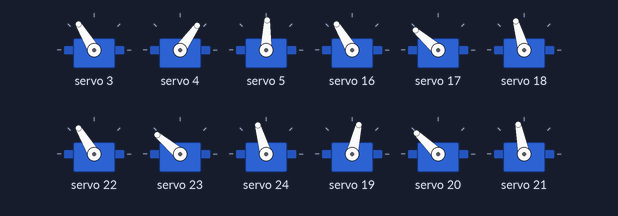
Recording of a sketch running on a simulated Arduino Uno, built with avr-gcc and run on an emulated ATmega328P. Parts: 12 × servo. What the sketch prints to the serial monitor is not drawn.

Above: at 2.1 s.
Timing chart, 0 to 34.2 s (numbered marks = the images above):
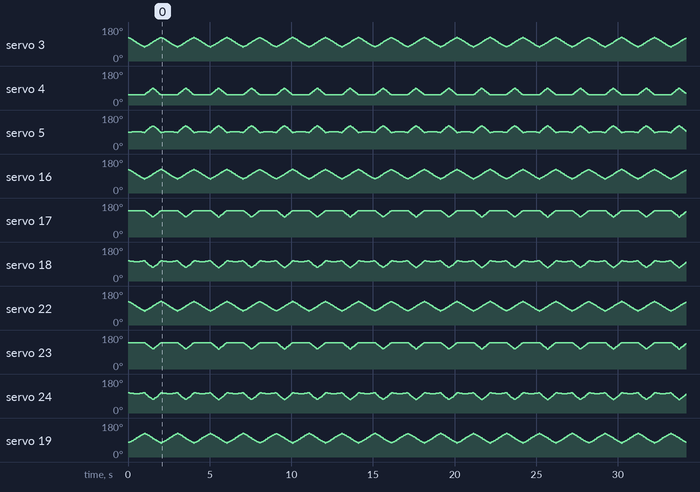

Measured:
- by itself, servo 18: 106° → 105° at 0.12 s, → 104° 0.12 s later, → 103° 0.12 s later, → 104° 0.36 s later, … (565 changes in this stretch)
- by itself, servo 24: 106° → 105° at 0.12 s, → 104° 0.12 s later, → 103° 0.12 s later, → 104° 0.36 s later, … (557 changes in this stretch)

The sketch:

jp_arduinomega_code_which_runs.ino
```cpp
#include <math.h>
#include "HCPCA9685.h"

#define  I2CAdd 0x40
#define  I2CAddB 0x41
#define root3 1.7320508
#define side_dis 0.2
#define angular_dis 0.17
#define z_dis 0.2
HCPCA9685 HCPCA9685(I2CAddB),HCPCA9685B(I2CAdd);
// Servo s1,s2,s3;
// r is also used somewhere else

int dt=1;

// int s1pin=8;
// int s2pin=9;
// int s3pin=10;
float a=4.5;
float b=3;

int m1,m2,m3;

float x,y,z,r;
float X=0.001;
  float Y,Z;
  float XX=-8.401;
  float YY,ZZ;
  float p=4.2;
  float q=10;
  float P=8.401;
  float Q,R=-7.5;
  float PP=0.001;
  float QQ,RR=-7.5;
int theta,phai,beta,alpha,gamma,GAMMA;
float forcos;

float pi=3.14159265;

// int s1angle;
// int s2angle;
// int s3angle;

float l1=7.7;
float l2=11.1;

//functions
float raddtodeg(float th){
  float ans;
  ans=th*180/pi;
  return ans;
}
float degtoradd(float angle){
  float deg;
  deg=angle*pi;
  deg=deg/180;
  return deg;
}


float rlength(float x,float y, float z){
  float r;
  r=pow((x*x+y*y+z*z),0.5);
  return r;
}


int s1angle(float x,float y){
  float theta;
  int thetha;
  theta=atan(y/x);
  thetha=raddtodeg(theta);
  if (theta<0){

  thetha=180+thetha;
  }

  return thetha;
}


int s2angle(float l1,float l2,float z,float r){
  int phai,alpha;
  alpha=raddtodeg(acos((l1*l1+r*r-l2*l2)/(2*l1*r)));
  phai=raddtodeg(acos(z/r));
  return phai-alpha;
}


int s3angle(float l1,float l2,float r){
  int beta;
  beta=raddtodeg(acos((l1*l1+l2*l2-r*r)/(2*l1*l2)));
  return beta;
}
//functions end


//main function
void jp(float x,float y,float z){
  theta=s1angle(x,y);
  forcos=degtoradd(theta);
  r=rlength(x-b*cos(forcos),y-b*sin(forcos),z-a);
  gamma=s2angle(l1,l2,z-a,r);
  beta=s3angle(l1,l2,r);
  // Serial.print(theta);
  // Serial.print(" ");
  // Serial.print(30+gamma);
  // Serial.print(" ");
  // Serial.println(beta);

  GAMMA=30+gamma;
  m1=map(theta,0,180,10,430);

  m2=map(GAMMA,0,180,10,430);
  m3=map(beta,0,180,10,430);

  // Serial.print(m1);
  // Serial.print(" ");
  // Serial.print(m2);
  // Serial.print(" ");
  // Serial.println(m3);

  HCPCA9685B.Servo(3,m1);
  HCPCA9685B.Servo(4,430-m2);
  HCPCA9685B.Servo(5,430-m3);

}

void jp2(float x,float y,float z){
  theta=s1angle(x,y);
  forcos=degtoradd(theta);
  r=rlength(x-b*cos(forcos),y-b*sin(forcos),z-a);
  gamma=s2angle(l1,l2,z-a,r);
  beta=s3angle(l1,l2,r);
  // Serial.print(theta);
  // Serial.print(" ");
  // Serial.print(30+gamma);
  // Serial.print(" ");
  // Serial.println(beta);

  GAMMA=30+gamma;
  m1=map(theta,0,180,10,430);

  m2=map(GAMMA,0,180,10,430);
  m3=map(beta,0,180,10,430);

  // Serial.print(m1);
  // Serial.print(" ");
  // Serial.print(m2);
  // Serial.print(" ");
  // Serial.println(m3);


  HCPCA9685.Servo(0, m1);
  HCPCA9685.Servo(1, m2);
  HCPCA9685.Servo(2, m3);


}
void jp3(float x,float y,float z){
  theta=s1angle(x,y);
  forcos=degtoradd(theta);
  r=rlength(x-b*cos(forcos),y-b*sin(forcos),z-a);
  gamma=s2angle(l1,l2,z-a,r);
  beta=s3angle(l1,l2,r);
  // Serial.print(theta);
  // Serial.print(" ");
  // Serial.print(30+gamma);
  // Serial.print(" ");
  // Serial.println(beta);

  GAMMA=30+gamma;
  m1=map(theta,0,180,10,430);

  m2=map(GAMMA,0,180,10,430);
  m3=map(beta,0,180,10,430);

  // Serial.print(m1);
  // Serial.print(" ");
  // Serial.print(m2);
  // Serial.print(" ");
  // Serial.println(m3);


  HCPCA9685.Servo(6, m1);
  HCPCA9685.Servo(7, m2);
  HCPCA9685.Servo(8, m3);
  // HCPCA9685.Servo(3, m1);
  // HCPCA9685.Servo(4, m2);
  // HCPCA9685.Servo(5, m3);
  // HCPCA9685.Servo(6, m1);
  // HCPCA9685.Servo(7, m2);
  // HCPCA9685.Servo(8, m3);


  // HCPCA9685B.Servo(0,430-m1);
  // HCPCA9685B.Servo(1,430-m2);
  // HCPCA9685B.Servo(2,430-m3);
  // HCPCA9685B.Servo(3,430-m1);
  // HCPCA9685B.Servo(4,430-m2);
  // HCPCA9685B.Servo(5,430-m3);
  // HCPCA9685B.Servo(6,430-m1);
  // HCPCA9685B.Servo(7,430-m2);
  // HCPCA9685B.Servo(8,430-m3);
}

void jp4(float x,float y,float z){
  theta=s1angle(x,y);
  forcos=degtoradd(theta);
  r=rlength(x-b*cos(forcos),y-b*sin(forcos),z-a);
  gamma=s2angle(l1,l2,z-a,r);
  beta=s3angle(l1,l2,r);
  // Serial.print(theta);
  // Serial.print(" ");
  // Serial.print(30+gamma);
  // Serial.print(" ");
  // Serial.println(beta);

  GAMMA=30+gamma;
  m1=map(theta,0,180,10,430);

  m2=map(GAMMA,0,180,10,430);
  m3=map(beta,0,180,10,430);

  // Serial.print(m1);
  // Serial.print(" ");
  // Serial.print(m2);
  // Serial.print(" ");
  // Serial.println(m3);


  // HCPCA9685.Servo(0, m1);
  // HCPCA9685.Servo(1, m2);
  // HCPCA9685.Servo(2, m3);
  HCPCA9685.Servo(3, m1);
  HCPCA9685.Servo(4, m2);
  HCPCA9685.Servo(5, m3);
  // HCPCA9685.Servo(6, m1);
  // HCPCA9685.Servo(7, m2);
  // HCPCA9685.Servo(8, m3);


  // HCPCA9685B.Servo(0,430-m1);
  // HCPCA9685B.Servo(1,430-m2);
  // HCPCA9685B.Servo(2,430-m3);
  // HCPCA9685B.Servo(3,430-m1);
  // HCPCA9685B.Servo(4,430-m2);
  // HCPCA9685B.Servo(5,430-m3);
  // HCPCA9685B.Servo(6,430-m1);
  // HCPCA9685B.Servo(7,430-m2);
  // HCPCA9685B.Servo(8,430-m3);
}

void jp5(float x,float y,float z){
  theta=s1angle(x,y);
  forcos=degtoradd(theta);
  r=rlength(x-b*cos(forcos),y-b*sin(forcos),z-a);
  gamma=s2angle(l1,l2,z-a,r);
  beta=s3angle(l1,l2,r);
  // Serial.print(theta);
  // Serial.print(" ");
  // Serial.print(30+gamma);
  // Serial.print(" ");
  // Serial.println(beta);

  GAMMA=30+gamma;
  m1=map(theta,0,180,10,430);

  m2=map(GAMMA,0,180,10,430);
  m3=map(beta,0,180,10,430);

  // Serial.print(m1);
  // Serial.print(" ");
  // Serial.print(m2);
  // Serial.print(" ");
  // Serial.println(m3);


  // HCPCA9685.Servo(0, m1);
  // HCPCA9685.Servo(1, m2);
  // HCPCA9685.Servo(2, m3);
  // HCPCA9685.Servo(3, m1);
  // HCPCA9685.Servo(4, m2);
  // HCPCA9685.Servo(5, m3);
  // HCPCA9685.Servo(6, m1);
  // HCPCA9685.Servo(7, m2);
  // HCPCA9685.Servo(8, m3);


  // HCPCA9685B.Servo(0,430-m1);
  // HCPCA9685B.Servo(1,430-m2);
  // HCPCA9685B.Servo(2,430-m3);
  // HCPCA9685B.Servo(3,430-m1);
  // HCPCA9685B.Servo(4,430-m2);
  // HCPCA9685B.Servo(5,430-m3);
  HCPCA9685B.Servo(6,m1);
  HCPCA9685B.Servo(7,430-m2);
  HCPCA9685B.Servo(8,430-m3);
}

void jp6(float x,float y,float z){
  theta=s1angle(x,y);
  forcos=degtoradd(theta);
  r=rlength(x-b*cos(forcos),y-b*sin(forcos),z-a);
  gamma=s2angle(l1,l2,z-a,r);
  beta=s3angle(l1,l2,r);
  // Serial.print(theta);
  // Serial.print(" ");
  // Serial.print(30+gamma);
  // Serial.print(" ");
  // Serial.println(beta);

  GAMMA=30+gamma;
  m1=map(theta,0,180,10,430);

  m2=map(GAMMA,0,180,10,430);
  m3=map(beta,0,180,10,430);

  // Serial.print(m1);
  // Serial.print(" ");
  // Serial.print(m2);
  // Serial.print(" ");
  // Serial.println(m3);


  // HCPCA9685.Servo(0, m1);
  // HCPCA9685.Servo(1, m2);
  // HCPCA9685.Servo(2, m3);
  // HCPCA9685.Servo(3, m1);
  // HCPCA9685.Servo(4, m2);
  // HCPCA9685.Servo(5, m3);
  // HCPCA9685.Servo(6, m1);
  // HCPCA9685.Servo(7, m2);
  // HCPCA9685.Servo(8, m3);


  HCPCA9685B.Servo(0,m1);
  HCPCA9685B.Servo(1,430-m2);
  HCPCA9685B.Servo(2,430-m3);
  // HCPCA9685B.Servo(3,430-m1);
  // HCPCA9685B.Servo(4,430-m2);
  // HCPCA9685B.Servo(5,430-m3);
  // HCPCA9685B.Servo(6,430-m1);
  // HCPCA9685B.Servo(7,430-m2);
  // HCPCA9685B.Servo(8,430-m3);
}


void setup(){

  Serial.begin(9600);

  HCPCA9685.Init(SERVO_MODE);
  HCPCA9685.Sleep(false);
  HCPCA9685B.Init(SERVO_MODE);
  HCPCA9685B.Sleep(false);

  x=-4.2;
  y=10;
  z=-7.5;


  // jp(x,y,z);
  // delay(20);


}
void loop(){

  float r=-7.5;
  //Left and Right legs
 for (float i=1;i<=42;i=i+1){
  x=x+side_dis;

  jp(x,y,z);

  X=X+angular_dis;
  Y=root3*X;
  Z=-7.5;
  jp2(x,y,z);


  XX=XX+angular_dis;
  YY=-root3*(XX);
  ZZ=-7.5;
  jp3(x,y,z);
  //Code for second set of wheels


  p=p-side_dis;
  if (i<=21){
    r=r+z_dis;
  }
  else{
    r=r-z_dis;
  }
  jp4(p,q,r);

  P=P-angular_dis;
  Q=root3*P;
  if (i<=21){
    R=R+z_dis;
  }
  else{
    R=R-z_dis;
  }
  jp5(p,q,r);


  PP=PP-angular_dis;
  QQ=-root3*(PP);
  if (i<=21){
    RR=RR+z_dis;
  }
  else{
    RR=RR-z_dis;
  }
  jp6(p,q,r);
  // delay(dt);
}

Serial.println("loop 2");
for (float i=1;i<=42;i=i+1){
  x=x-side_dis;
  if (i<=21){
    z=z+z_dis;
  }
  else{
    z=z-z_dis;
  }
  jp(x,y,z);
  X=X-angular_dis;
  Y=root3*X;
  if (i<=21){
    Z=Z+z_dis;
  }
  else{
    Z=Z-z_dis;
  }


  jp2(x,y,z);
  XX=XX-angular_dis;
  YY=-root3*(XX);
  if (i<=21){
    ZZ=ZZ+z_dis;
  }
  else{
    ZZ=ZZ-z_dis;
  }
  jp3(x,y,z);


  //CODE FOR SECOND SET OF LEGS
  p=p+side_dis;

  jp4(p,q,r);

  P=P+angular_dis;
  Q=root3*P;
  R=-7.5;
  jp5(p,q,r);


  PP=PP+angular_dis;
  QQ=-root3*PP;
  RR=-7.5;
  jp6(p,q,r);


  //delay(dt);
}
//Back Left and Right Legs


// for (float i=1;i<=12;i++){
//   X=X+0.4;
//   Y=root3*(X+5);
//   Z=-10;
//   Serial.print(X);
//   Serial.print(" ");
//   Serial.print(Y);
//   Serial.print(" ");
//   Serial.println(Z);
//   jp(X,Y,Z);
//   delay(100);
// }

// for (float i=1;i<=12;i++){
//   X=X-0.4;
//   Y=root3*(X+5);
//   if (i<=6){
//     Z=Z+1.4;
//   }
//   else{
//     Z=Z-1.4;
//   }
//   Serial.print(X);
//   Serial.print(" ");
//   Serial.print(Y);
//   Serial.print(" ");
//   Serial.println(Z);
//   jp(X,Y,Z);
//   delay(100);

//}
//Front left and Right legs
// float X=-2.64;
// float Y,Z;

// for (float i=1;i<=12;i++){
//   X=X+0.4;
//   Y=root3*(-X+5);
//   Z=-10;
//   Serial.print(X);
//   Serial.print(" ");
//   Serial.print(Y);
//   Serial.print(" ");
//   Serial.println(Z);
//   jp(X,Y,Z);
//   delay(100);
// }

// for (float i=1;i<=12;i++){
//   X=X-0.4;
//   Y=root3*(-X+5);
//   if (i<=6){
//     Z=Z+1.4;
//   }
//   else{
//     Z=Z-1.4;
//   }
//   Serial.print(X);
//   Serial.print(" ");
//   Serial.print(Y);
//   Serial.print(" ");
//   Serial.println(Z);
//   jp(X,Y,Z);
//   delay(100);

// }


}
```
